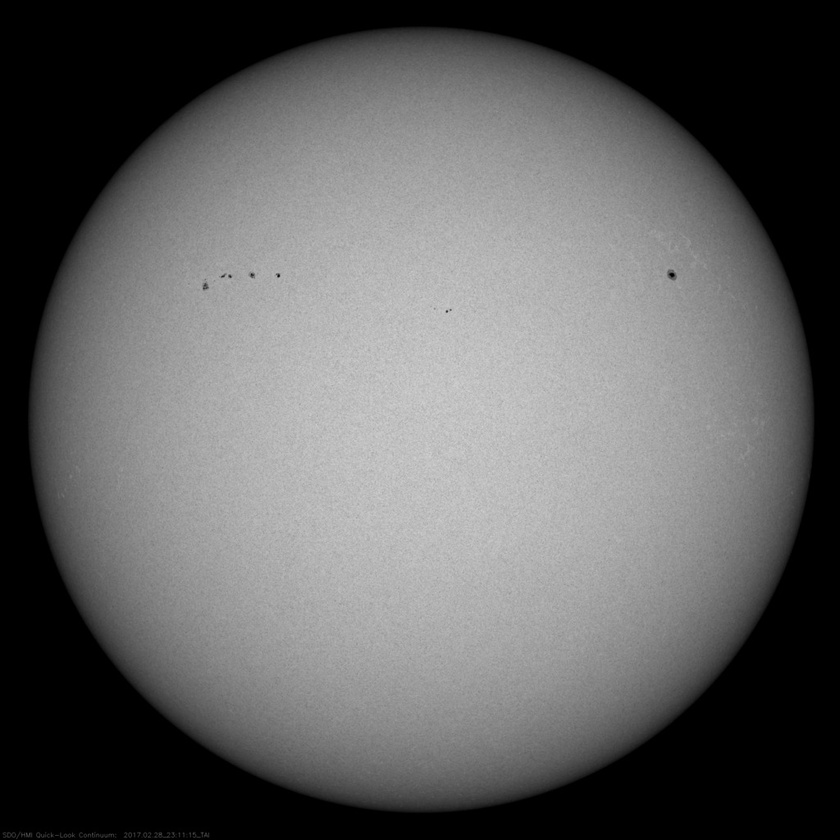
#> input picture 20170228_231038_1024_HMII.jpg, 840 x 840 px, shrunk from 1024 x 1024 before the run
$ jupyter execute --allow-errors 04_4_Identify_sunspot_using_SDO_iamge.ipynb
#> lines starting #> are read from the running program, lines starting #| are printed output that depends on the picture; after the words box and inside, x2 and y2 are one past the last pixel; in counts of white or black regions, pixels touching at a corner belong together
[View in Colaboratory](https://colab.research.google.com/github/guitar79/OA-2018/blob/master/04_4_Identify_sunspot_using_SDO_iamge.ipynb)

**SDO data analysis**

* 이 자료는 [SDO](https://sdo.gsfc.nasa.gov/)의 HMII 자료를 이용하여 태양의 흑점을 찾아내는 교수학습자료이다.

* 이 자료는 아래 자료를 참고하여, python3 환경에서 돌아가도록 수정하여 작성하였다.

* https://github.com/seungwonpark/SunSpotTracker

* python이 처음이라면 [Python Basic](https://colab.research.google.com/drive/1PCOoDIKypPVX9KTItMOht1cl96cPmeR_?authuser=1#scrollTo=3g6o04iLM0AF), [Python packages](https://colab.research.google.com/drive/1-1wx2VPEyNe11bmgpSpwdQgrJASCAqdH?authuser=1)를 먼저 학습하기를 권한다.

경기과학고등학교 관측천문학 강좌를 위해 만들었으며  <a rel="license" href="http://creativecommons.org/licenses/by-nc-sa/4.0/">크리에이티브 커먼즈 저작자표시-비영리-동일조건변경허락 4.0 국제 라이선스</a>에 따라 이용할 수 있음.

<a rel="license" href="http://creativecommons.org/licenses/by-nc-sa/4.0/"></a>

#Introductons

먼저 태양관측위성 [SOHO](https://sohowww.nascom.nasa.gov/data/realtime/realtime-update.html)와 [SDO](https://sdo.gsfc.nasa.gov/) 에 대해 조사해 보자.

# The sun data

SDO 사이트에서는 자료를 검색하여 다운로드 받을 수 있는 툴(https://sdo.gsfc.nasa.gov/data/aiahmi/)을 제공하고 있다.

SDO 자료가 저장되어 있는 주소([https://sdo.gsfc.nasa.gov/assets/img/browse/](https://sdo.gsfc.nasa.gov/assets/img/browse/))에 접속하면 YYYY/MM/DD 형태의 폴더 안에 자료가 정리되어 있는 것을 볼 수 있다.

이 곳에서 제공하는 여러 자료들 중에서 1024 pixel의 HMII 자료를 이용하여 흑점을 찾아보자.

이 강의에는 [20170228_231038_1024_MHII.jpg](https://sdo.gsfc.nasa.gov/assets/img/browse/2017/02/28/20170228_231038_1024_HMII.jpg)를 이용하였다.

# Processing

imread 함수로 이미지의 픽셀 값들을 배열로 불러들여 이미지의 dimension을 알아보자.

[cell 1]
# Based on Python 3.5.2 | Anaconda 4.1.1
# Print software information
# print('Source : https://github.com/seungwonpark/SunSpotTracker')

#ModuleNotFoundError: No module named 'cv2'
#conda install -c https://conda.binstar.org/menpo opencv

import math
import numpy as np
import matplotlib.pyplot as plt
import cv2
from matplotlib.patches import Circle

fname = '20170228_231038_1024_HMII.jpg'

# variables for processing
sun_im = plt.imread(fname)
#> sun_im is the input picture: shape (840, 840); min 0, max 212, mean 97.2
im_width, im_height = np.shape(sun_im)
#> im_width = 840; im_height = 840
im_center_x, im_center_y = im_width/2, im_height/2
#> im_center_x = 420; im_center_y = 420
print('sun image dimension :', np.shape(sun_im))
#| sun image dimension : (840, 840)

sun_im 에 픽셀 값들이 배열 (1024,1024) 형태의 배열로 들어 있다. 이를 화면에 디스플레이 해 보자.

[cell 2]
# Set figure width to 10 and height to 10
plt.rcParams["figure.figsize"] = [10,10]

# display sun image
print ('*'*80)
print ('display sun image')
plt.imshow(sun_im, cmap = 'gray', interpolation = 'None')
#plt.xticks([]), plt.yticks([])  # to hide tick values on X and Y axis
plt.show()

태양 테두리의 원의 방정식을 찾아보자. 이 과정은 경우에 따라 실패할 수도 있으며, 실패할 경우 [512, 512, 480] 정도로 사용해도 될 것이다.

[cell 3]
# detect circles of sun from the image
print ('*'*80)
print('detecting circle of sun')
sun_circle = cv2.HoughCircles(sun_im, cv2.HOUGH_GRADIENT, 2, 200)
#> sun_circle = [[421, 421, 392]]
# convert the (x, y, r) coordinates and radius of the circles to integers
sun_circle = np.round(sun_circle[0,0,:]).astype(int)
#> sun_circle = [421, 421, 392]
print('circle of sun', sun_circle )
#| circle of sun [421 421 392]

태양 이미지 위에 원을 그려보자.

[cell 4]
# Drawing circle on the sun image
print ('*'*80)
print ('Drawing circle on the sun image')
#fig, ax = plt.subplots(figsize=(10, 10))
fig, ax = plt.subplots()
plt.imshow(sun_im, cmap = 'gray', interpolation = 'None')
circle = Circle((sun_circle[0], sun_circle[1]), sun_circle[2], facecolor='none',
            edgecolor=(0, 0.8, 0.8), linewidth=2, alpha=0.5)
ax.add_patch(circle)
plt.show()
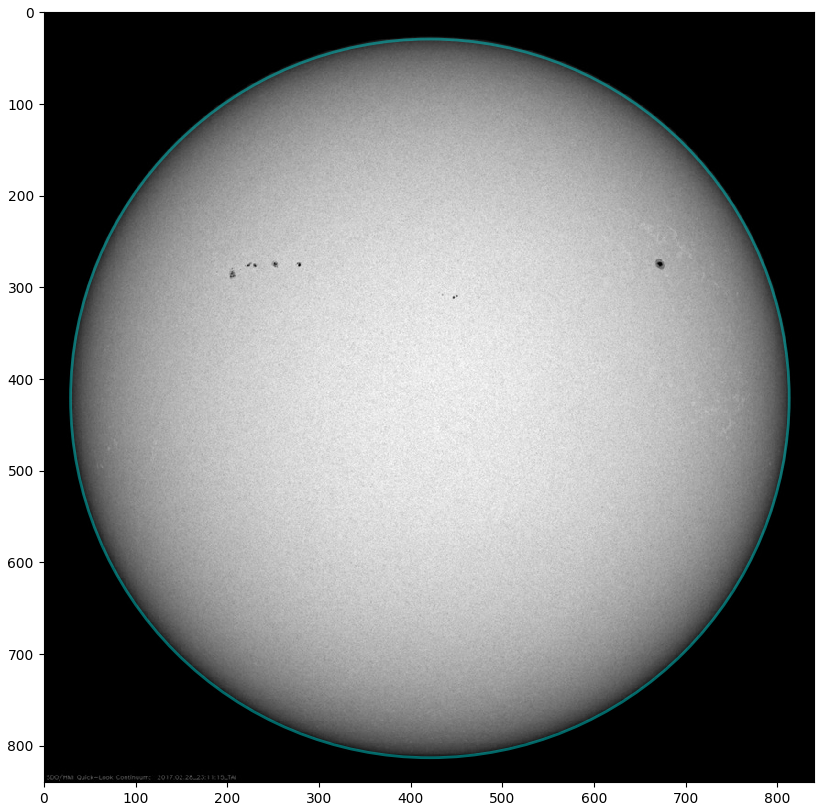
#> figure drawn by matplotlib, 1 panel

태양의 사진을 보면 흑점도 검은색이고, 배경도 검은색이다.
* 검은색 배경은 흑점 판단에 방해가 되므로 배경이 되는 부분을 삭제하기위한 masking array를 생성하고자 한다.
* 주연감광으로 인해 어두워진 가장자리 일부는 흑점 판단에 어려움을 초래하므로 그 경계부분을 잘 결정해야 한다.
* 여기에서 boundary_width는 위에서 구한 원의 방정식에서 반지름을 조금 줄여 주연감광 부분을 없애기 위한 변수이다.

이러한 처리를 하기 위해 먼저 태양사진 원본으로 부터 sun_im_output 이라는 변수로 복사를 한 후에 작업을 하였다.

* outer : 이미지의 가장자리 영역으로 흑점 판단에 방해가 될 것으로 생각되어 흑점 판단에서 제외할 부분의 bool 변수
* inner : 가장자리 영역을 제외하고, 흑점이 있는지 판단할 중심 부분의 bool 변수

[cell 5]
# Remove black background
# copy image for processing
sun_im_output = sun_im.copy()
# make masking array for background
X, Y = np.ogrid[0:im_width, 0:im_height]
#> X = 840 values from 0 to 839
boundary_width = 60 # variable for removing limb darkening area
outer = (X - sun_circle[0]) ** 2 + (Y - sun_circle[1]) ** 2 > (sun_circle[2] - boundary_width) ** 2
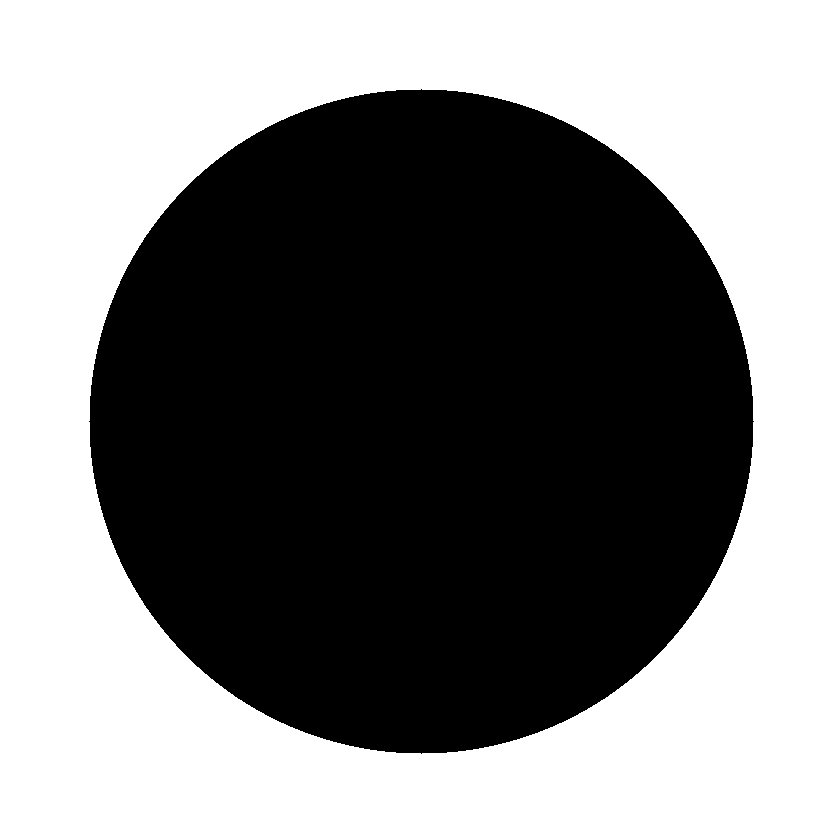
#> outer: shape (840, 840) bool; 50.9% white; 1 black region, box (x1, y1, x2, y2) and area: (89, 89, 754, 754) 346209
inner = (X - sun_circle[0]) ** 2 + (Y - sun_circle[1]) ** 2 < (sun_circle[2] - boundary_width) ** 2
#> inner: shape (840, 840) bool; 49.1% white; 1 white region, box (x1, y1, x2, y2) and area: (90, 90, 753, 753) 346205

print (type(outer), type(inner))
#| <class 'numpy.ndarray'> <class 'numpy.ndarray'>
print (np.shape(outer), np.shape(inner))
#| (840, 840) (840, 840)
print (outer)
#> (printed output is left out)
print (inner)
#> (printed output is left out)

sun_im_output[outer] = 255
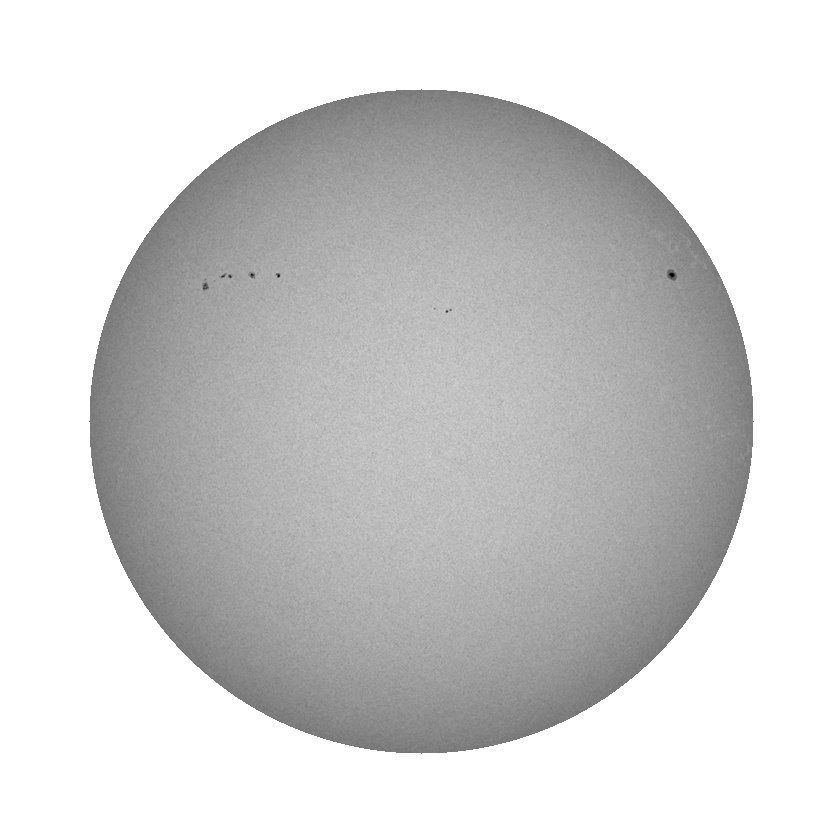
#> sun_im_output: shape (840, 840); min 0, max 255, mean 209.7

우리가 흑점을 판단할 부분만 남긴 사진을 보면 다음과 같다.

[cell 6]
print ('*'*80)
print ('after removing black pixels')
print ('boundary width :', boundary_width)
fig, ax = plt.subplots()
plt.imshow(sun_im_output, cmap = 'gray', interpolation = 'None')
circle = Circle((sun_circle[0], sun_circle[1]), sun_circle[2], facecolor='none',
            edgecolor=(0, 0.8, 0.8), linewidth=2, alpha=0.5)
ax.add_patch(circle)
plt.show()

흑점이라고 생각되는 픽셀 만을 골라보자. 흑점 판단 기준을 bright_criterion 변수를 사용하여 70보다 어두운 부분을 흑점인 픽셀로 분류해 보았다.

코드에서 흑점이 아닌 픽셀들은 모두 흰색으로 바꾸었고, 흑점이라고 예상되는 픽셀정보를 check_pixel 변수에 list 형태로 저장하는 코드이다.

[cell 7]
# Obtaining pixels expected to be sunspots
bright_criterion = 70 # variable for sunspot criterion
sunspot_mask  = np.zeros((im_width, im_height)).astype(bool)
check_pixel = [] # x, y, intensity
for i in range(0, im_width):
    for j in range(0, im_height):
        if(sun_im_output[i,j] < bright_criterion):
            sunspot_mask[i,j] = 0
            check_pixel.append([j, i, sun_im_output[i,j]])
        else :
            sunspot_mask[i,j] = 1
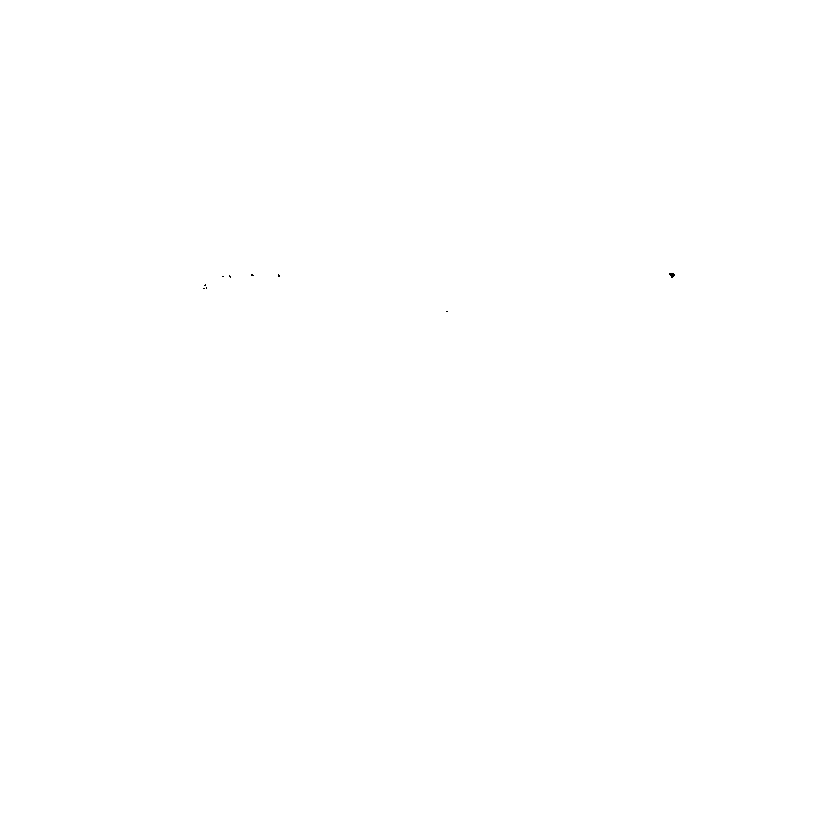
#> sunspot_mask: shape (840, 840) bool; 100% white; black in thin lines or dots, all inside (x1, y1, x2, y2) = (203, 273, 675, 312)
#> after the loop, check_pixel = 46 items, first 6: [669, 273, 61], [670, 273, 31], [671, 273, 14], [672, 273, 16], [673, 273, 37], [251, 274, 21]
sun_im_output[sunspot_mask] = 255 #non-sunspot pixels will be white

흑점으로 예상되는 픽셀들을 표출해 보자.

[cell 8]
print ('*'*80)
print ('pixels expected to be sunspots')
print (sun_im_output)
#> (printed output is left out)
fig, ax = plt.subplots()
plt.imshow(sun_im_output, cmap = 'gray', interpolation = 'None')
circle = Circle((sun_circle[0], sun_circle[1]), sun_circle[2], facecolor='none',
            edgecolor=(0, 0.8, 0.8), linewidth=2, alpha=0.5)
ax.add_patch(circle)
#plt.xticks([]), plt.yticks([])  # to hide tick values on X and Y axis
plt.show()
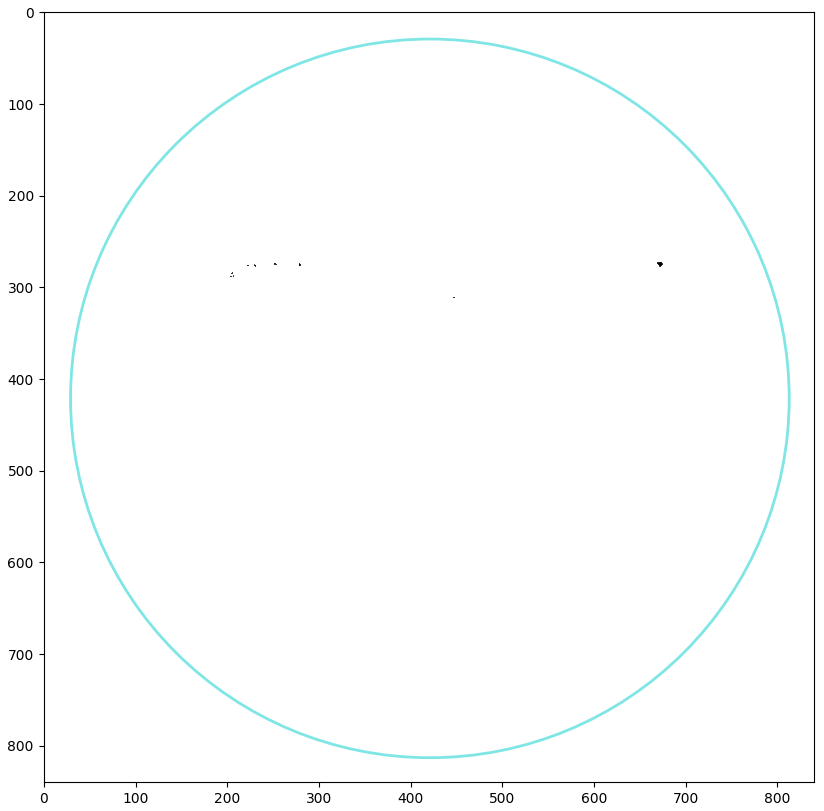
#> figure drawn by matplotlib, 1 panel

 check_pixel 변수에 저장되어 있는 것들에 대해서 흑점인지 흑점인지 아닌지 다시한번 판단해 보고자 한다.

 판단해야 하는 number of pixels  갯수를 알려주고, 화면에 polt 해 보자.

이 부분은 현재까지 처리 과정에 오류가 없는지 확인할 수 있게 해 줄 것이다.

[cell 9]
check_pixel = np.asarray(check_pixel)
#> check_pixel = 46 rows, first 8: [669, 273, 61], [670, 273, 31], [671, 273, 14], [672, 273, 16], [673, 273, 37], [251, 274, 21], [252, 274, 56], [278, 274, 57]
print ('number of pixels for  for checking if it is sunspot or not :', len(check_pixel))
#| number of pixels for  for checking if it is sunspot or not : 46
#print (check_pixel)
if len(check_pixel) == 0 :
    print('There is no sunspot pixel in the image')
else :
    print ('*'*80)
    print ('pixels for checking if it is sunspot or not')
    fig,ax = plt.subplots()
    l = plt.plot(check_pixel[:,0], (im_height-check_pixel[:,1]), 'bo')
#> l = 1 item
    plt.setp(l, markersize=2)
    circle = Circle((sun_circle[0], sun_circle[1]), sun_circle[2], facecolor='none',
                edgecolor=(0, 0.8, 0.8), linewidth=3, alpha=0.5)
    ax.add_patch(circle)
    #plt.setp(l, markerfacecolor='C0')
    plt.xlim((0, im_width))
    plt.ylim((0, im_height))
    #plt.xticks([]), plt.yticks([])  # to hide tick values on X and Y axis
    plt.show()
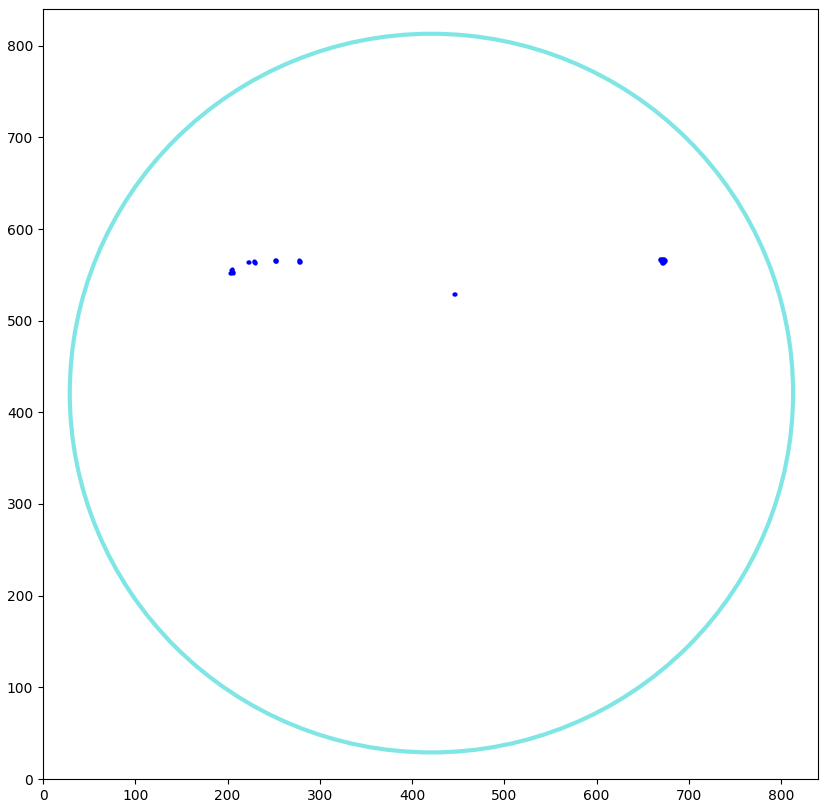
#> figure drawn by matplotlib, 1 panel

흑점의 x, y 좌표로 부터 위도와 경도를 구하기 위하여 앞에서 알아낸 원의 방정식을 이용하였다.

또한 check_pixel 변수에 저장되어 있는 pixel들로 흑점을 판단하기 위해 [DFS algorithm](https://en.wikipedia.org/wiki/Depth-first_search)을 적용하는 함수이다.

[cell 10]
# Calculation of latitude and longitude of sunspot on sun
def latitude(y):
    return math.asin( (sun_circle[1] - y) / sun_circle[2] )
def longitude(x,y):
    return math.asin( (x - sun_circle[0]) / (sun_circle[2] * math.cos(latitude(y))) )

#######################################################
#### DFS range. Need to determine this taxi radius.####
dx = [0,1,1,1,0,-1,-1,-1]
dy = [1,1,0,-1,-1,-1,0,1]
#######################################################
def dfs(x,y): # DFS(Depth First Search)
    global x_pixel_sum
    global y_pixel_sum
    global num_pixel
    image[x][y] = -1 # mark as already visited.
    x_pixel_sum += x
    y_pixel_sum += y

    num_pixel += 1
    for i in range(0,len(dx)):
        if(image[x+dx[i]][y+dy[i]] == 1):
            dfs(x+dx[i],y+dy[i])
#######################################################

check_pixel 변수에 저장되어 있는 pixel들이 2개 이상 인접해 있으면 흑점으로 판단하도록 DFS 알고리즘을 적용하였다.

[cell 11]
# identify sunspot from check_pixel
pixel_num_criterion = 2
sunspot_data = [] #x_average, y_average, num_pixel
image = [[0 for a in range(im_width)] for b in range(im_height)] # make list for checking pixels
for i in check_pixel:
    x = i[0]
    y = i[1]
    image[x][y] = 1
#> this loop made 46 passes
#> (i, x, y) on passes 1 to 12: ([669, 273, 61], 669, 273), ([670, 273, 31], 670, 273), ([671, 273, 14], 671, 273), ([672, 273, 16], 672, 273), ([673, 273, 37], 673, 273), ([251, 274, 21], 251, 274), ([252, 274, 56], 252, 274), ([278, 274, 57], 278, 274), ([669, 274, 37], 669, 274), ([670, 274, 0], 670, 274), ([671, 274, 2], 671, 274), ([672, 274, 1], 672, 274)
#> after the loop, image = 840 items
for a in range(0,im_width):
    for b in range(0,im_height):
        if(image[a][b] == 1):
            x_pixel_sum = 0
            y_pixel_sum = 0
            num_pixel = 0
            print('DFS...', a, b)
            dfs(a,b)
            if num_pixel > pixel_num_criterion :
                x_average = x_pixel_sum / num_pixel
                y_average = y_pixel_sum / num_pixel
                latit = latitude(y_average)
                longi = longitude(x_average, y_average)
                latit = math.degrees(latit)
                longi = math.degrees(longi)
                #sunspot_data.append([longi, latit, num_pixel])
                sunspot_data.append([int(x_average), int(y_average), num_pixel])
print ('*'*80)
print ('number of sunspot : ', len(sunspot_data))
#| number of sunspot :  5
print ('sunspot data : ', sunspot_data) #x, y, num_pixel
#| sunspot data :  [[204, 284, 3], [229, 276, 4], [251, 274, 5], [278, 275, 5], [671, 274, 21]]

원본 태양 이미지 위에 흑점의 좌표를 표현하여 끝내자.

[cell 12]
sunspot_data = np.asarray(sunspot_data)
if len(sunspot_data) == 0 :
    print('There is no sunspot in the image')
else :
    print ('*'*80)
    print ('mark sunspot on the sun')
    # load the sun image
    fig,ax = plt.subplots()
    plt.imshow(sun_im, cmap = 'gray', interpolation = 'None')
    # draw a circle
    circle = Circle((sun_circle[0], sun_circle[1]), sun_circle[2], facecolor='none',
                edgecolor=(0, 0.8, 0.8), linewidth=3, alpha=0.5)
    ax.add_patch(circle)
    # plot sunspot
    plt.plot(sunspot_data[:,0], (sunspot_data[:,1]), 'ro', markersize=3)
    plt.show()
